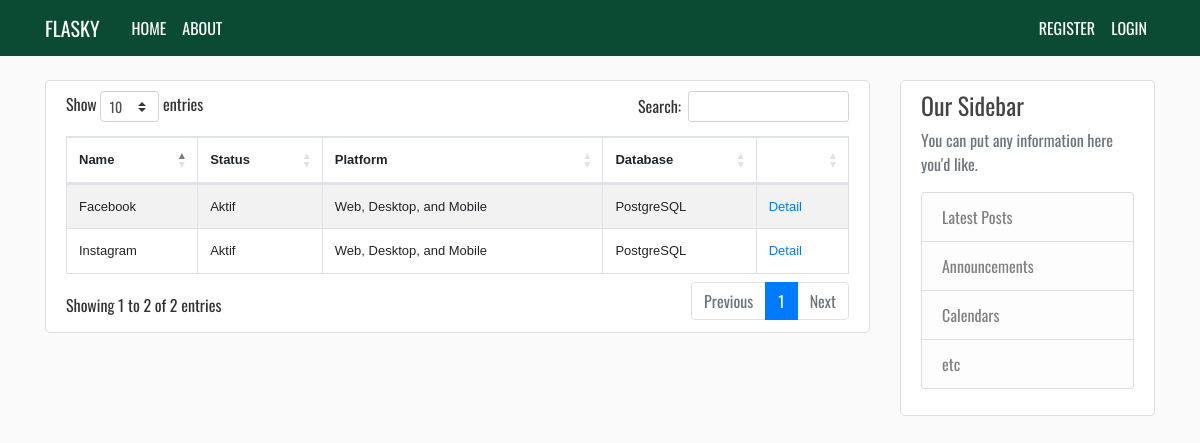
Before: / with the older database file.
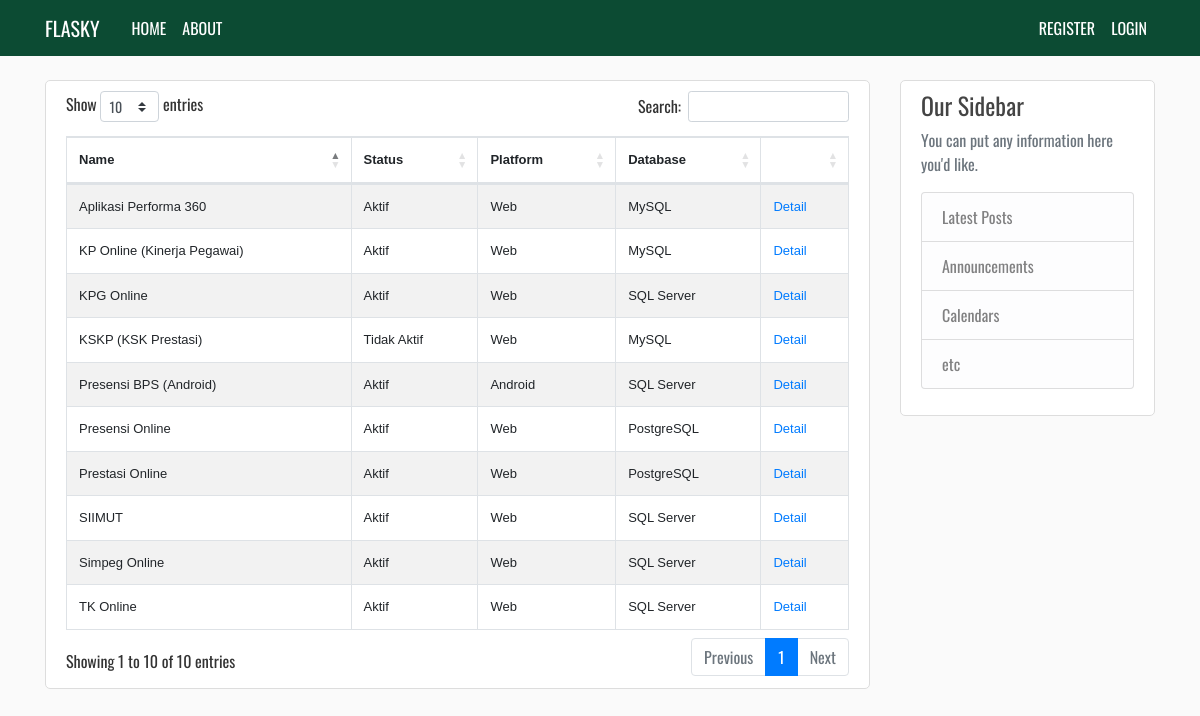
After: the same page with the newer database file.
### mysite/models.py (models this page shows, shortened)
class Application(db.Model):
    id = db.Column(db.Integer, primary_key=True)
    name = db.Column(db.String(30), unique=True)
    description = db.Column(db.Text, nullable=False)
    status = db.Column(db.String(20), nullable=False)
    platform = db.Column(db.String(30), nullable=False)
    database = db.Column(db.String(30), nullable=False)
    user_id = db.Column(db.Integer, db.ForeignKey('user.id'), nullable=False)
    date_posted = db.Column(db.DateTime, nullable=False, default=datetime.utcnow)

### mysite/routes.py (the view)
@app.route('/')
def index():
    apks = Application.query.all()
    return render_template('index.html', apks=apks)

### mysite/templates/index.html (shortened to what this page needs)
{% extends "base.html" %}
{% block content %}
  <div class="content-section">
    <table id="appTable" class="table table-striped table-bordered" width="100%">
      <thead>
        <tr>
          <th>Name</th>
          <th>Status</th>
          <th>Platform</th>
          <th>Database</th>
          <th></th>
        </tr>
      </thead>
      <tbody>
        {% for apk in apks %}
          <tr>
            <td>{{ apk.name }}</td>
            <td>{{ apk.status }}</td>
            <td>{{ apk.platform }}</td>
            <td>{{ apk.database }}</td>
            <td><a href="{{ url_for('apk', apk_id=apk.id) }}">Detail</a></td>
          </tr>
        {% endfor %}
      </tbody>
    </table>
  </div>
{% endblock content %}

### mysite/templates/base.html (shortened to what this page needs)
<!DOCTYPE html>
<html lang="en">
<head>
  <link rel="stylesheet" href="https://cdnjs.cloudflare.com/ajax/libs/twitter-bootstrap/4.5.2/css/bootstrap.css">
  <link rel="stylesheet" href="https://cdn.datatables.net/1.13.1/css/dataTables.bootstrap4.min.css">
  <link rel="stylesheet" type="text/css" href="{{ url_for('static', filename='style.css') }}">
</head>
<body>
  <header class="site-header">
    <nav class="navbar navbar-expand-md navbar-dark bg-django fixed-top">
      <div class="container">
        <a class="navbar-brand mr-4" href="{{ url_for('index') }}">FLASKY</a>
        <div class="collapse navbar-collapse" id="navbarToggle">
          <div class="navbar-nav mr-auto">
            <a class="nav-item nav-link" href="{{ url_for('index') }}">HOME</a>
            <a class="nav-item nav-link" href="{{ url_for('about') }}">ABOUT</a>
          </div>
          <div class="navbar-nav">
            {% if current_user.is_authenticated %}
            <a class="nav-item nav-link" href="{{ url_for('new_apk') }}">POST APP</a>
              <a class="nav-item nav-link" href="{{ url_for('account') }}">ACCOUNT</a>
              <a class="nav-item nav-link" href="{{ url_for('logout') }}">LOGOUT</a>
            {% else %}
              <a class="nav-item nav-link" href="{{ url_for('register') }}">REGISTER</a>
              <a class="nav-item nav-link" href="{{ url_for('login') }}">LOGIN</a>
            {% endif %}
          </div>
        </div>
      </div>
    </nav>
  </header>
  <main role="main" class="container">
    <div class="row">
      <div class="col-md-9">
        {% block content %}{% endblock content%}
      </div>
      <div class="col-md-3">
        <div class="content-section">
          <h4>Our Sidebar</h4>
          <p class='text-muted'>You can put any information here you'd like.
            <ul class="list-group">
              <li class="list-group-item list-group-item-light">Latest Posts</li>
              <li class="list-group-item list-group-item-light">Announcements</li>
              <li class="list-group-item list-group-item-light">Calendars</li>
              <li class="list-group-item list-group-item-light">etc</li>
            </ul>
          </p>
        </div>
      </div>
    </div>
  </main>
</body>
</html>

### mysite/static/style.css (style rules this page uses)
body { background: #fafafa; color: #333333; margin-top: 5rem; }
body { font-family: "Oswald", sans-serif; }
table { font-family: Helvetica, sans-serif; font-size: small; }
h1, h2, h3, h4, h5, h6 { color: #444444; }
.bg-django { background: #0C4B33; }
.site-header .navbar-nav .nav-link { color: #ffffff; }
.content-section { background: #ffffff; padding: 10px 20px; border: 1px solid #dddddd; border-radius: 5px; margin-bottom: 20px; }

Changed rows visible on the page:
removed Application: name "Instagram", status "Aktif", platform "Web, Desktop, and Mobile", database "PostgreSQL"
removed Application: name "Facebook", status "Aktif", platform "Web, Desktop, and Mobile", database "PostgreSQL"
added Application: name "Simpeg Online", status "Aktif", platform "Web", database "SQL Server"
added Application: name "Prestasi Online", status "Aktif", platform "Web", database "PostgreSQL"
added Application: name "SIIMUT", status "Aktif", platform "Web", database "SQL Server"
added Application: name "Presensi Online", status "Aktif", platform "Web", database "PostgreSQL"
added Application: name "Presensi BPS (Android)", status "Aktif", platform "Android", database "SQL Server"
added Application: name "KPG Online", status "Aktif", platform "Web", database "SQL Server"
added Application: name "Aplikasi Performa 360", status "Aktif", platform "Web", database "MySQL"
added Application: name "KP Online (Kinerja Pegawai)", status "Aktif", platform "Web", database "MySQL"
added Application: name "KSKP (KSK Prestasi)", status "Tidak Aktif", platform "Web", database "MySQL"
added Application: name "TK Online", status "Aktif", platform "Web", database "SQL Server"
Other visible differences:
text written by a page script: "Show entries Search: Showing 1 to 2 of 2 entries Previous 1 Next" → "Show entries Search: Showing 1 to 10 of 10 entries Previous 1 Next"
